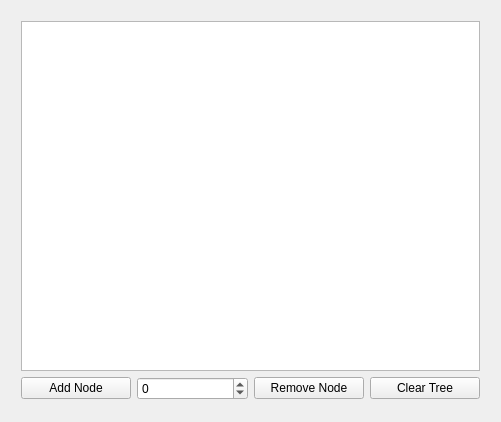
<?xml version="1.0" encoding="UTF-8"?>
<ui version="4.0">
 <class>MainWindow</class>
 <widget class="QMainWindow" name="MainWindow">
  <property name="geometry">
   <rect>
    <x>0</x>
    <y>0</y>
    <width>501</width>
    <height>422</height>
   </rect>
  </property>
  <property name="sizePolicy">
   <sizepolicy hsizetype="Fixed" vsizetype="Fixed">
    <horstretch>0</horstretch>
    <verstretch>0</verstretch>
   </sizepolicy>
  </property>
  <property name="minimumSize">
   <size>
    <width>501</width>
    <height>422</height>
   </size>
  </property>
  <property name="maximumSize">
   <size>
    <width>501</width>
    <height>422</height>
   </size>
  </property>
  <property name="windowTitle">
   <string>avtTree</string>
  </property>
  <widget class="QWidget" name="centralWidget">
   <property name="sizePolicy">
    <sizepolicy hsizetype="Preferred" vsizetype="Preferred">
     <horstretch>0</horstretch>
     <verstretch>0</verstretch>
    </sizepolicy>
   </property>
   <widget class="QWidget" name="verticalLayoutWidget">
    <property name="geometry">
     <rect>
      <x>10</x>
      <y>10</y>
      <width>481</width>
      <height>401</height>
     </rect>
    </property>
    <layout class="QVBoxLayout" name="verticalLayout">
     <item>
      <widget class="QGraphicsView" name="treeView"/>
     </item>
     <item>
      <layout class="QHBoxLayout" name="horizontalLayout">
       <item>
        <widget class="QPushButton" name="addButton">
         <property name="text">
          <string>Add Node</string>
         </property>
        </widget>
       </item>
       <item>
        <widget class="QSpinBox" name="valueSpinBox">
         <property name="minimum">
          <number>-100</number>
         </property>
        </widget>
       </item>
       <item>
        <widget class="QPushButton" name="removeButton">
         <property name="text">
          <string>Remove Node</string>
         </property>
        </widget>
       </item>
       <item>
        <widget class="QPushButton" name="clearButton">
         <property name="text">
          <string>Clear Tree</string>
         </property>
        </widget>
       </item>
      </layout>
     </item>
    </layout>
   </widget>
  </widget>
 </widget>
 <layoutdefault spacing="6" margin="11"/>
 <resources/>
 <connections/>
</ui>
